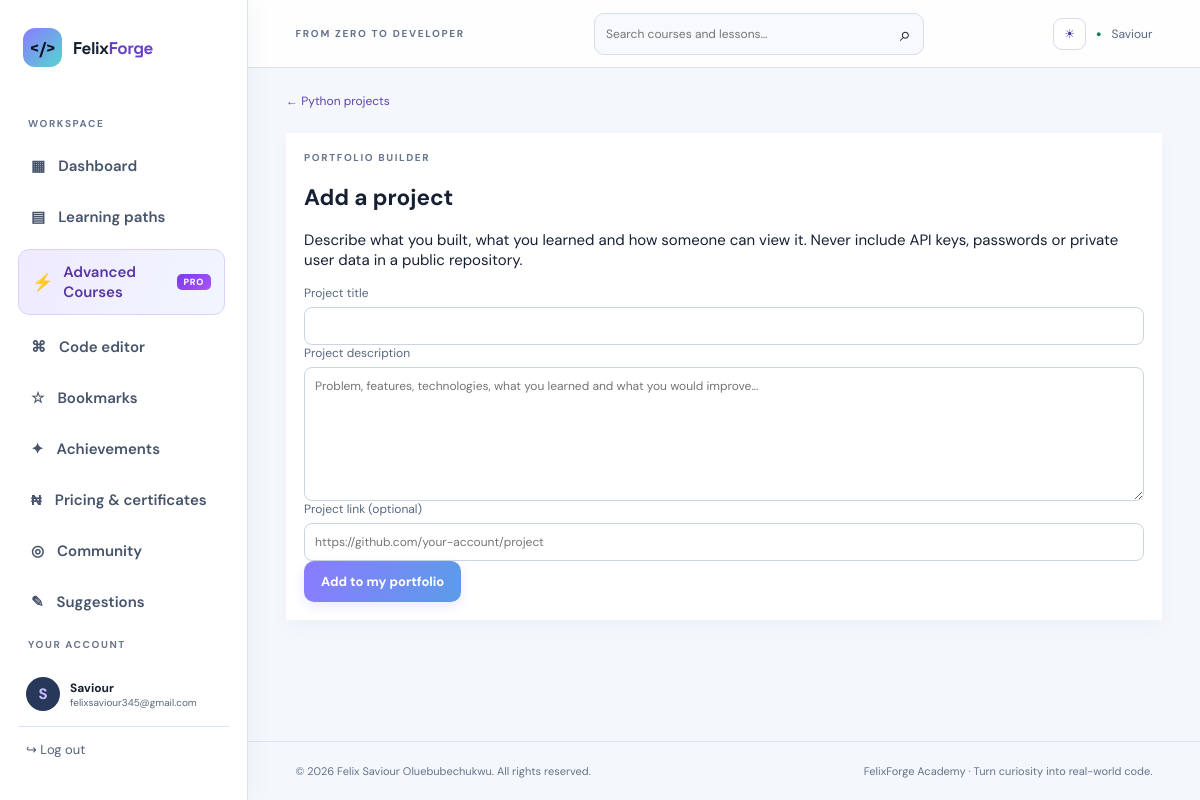
The page /submit-project/python (signed in) on the database its author committed.
### app.py (models this page shows, shortened)
class User(UserMixin, db.Model):
    id = db.Column(db.Integer, primary_key=True)
    username = db.Column(db.String(32), unique=True, nullable=False)
    email = db.Column(db.String(254), unique=True, nullable=False)
    password_hash = db.Column(db.String(255), nullable=False)
    created_at = db.Column(db.DateTime, default=datetime.utcnow)
    projects = db.relationship('Project', backref='owner', cascade='all, delete-orphan')
    progress = db.relationship('Progress', backref='learner', cascade='all, delete-orphan')
    quiz_results = db.relationship('QuizResult', back_populates='learner', cascade='all, delete-orphan')

class Course(db.Model):
    id = db.Column(db.Integer, primary_key=True)
    slug = db.Column(db.String(40), unique=True, nullable=False)
    title = db.Column(db.String(80), nullable=False)
    level = db.Column(db.String(30), default='Beginner')
    description = db.Column(db.Text, default='')
    language = db.Column(db.String(30), nullable=False)
    access_level = db.Column(db.String(20), nullable=False, default='free')
    lessons = db.relationship('Lesson', backref='course', cascade='all, delete-orphan', order_by='Lesson.position')

### app.py (the view, shortened to what this page needs)
@app.route('/submit-project/<slug>',methods=['GET','POST'])
@login_required
def submit_project(slug):
    course=Course.query.filter_by(slug=slug).first_or_404()
    enforce_course_access(course)
    return render_template('submit_project.html',course=course)

### app.py (called while the page is built)
@login_manager.user_loader
def load_user(user_id): return db.session.get(User, int(user_id))

def course_is_premium(course):
    return getattr(course, 'access_level', 'free') == 'premium'

def enforce_course_access(course):
    if course_is_premium(course) and not can_access_advanced_courses():
        abort(403)

@app.before_request
def record_daily_activity():
    if current_user.is_authenticated and request.endpoint not in {'static', 'logout'}:
        today = datetime.utcnow().date()
        activity = UserActivity.query.filter_by(user_id=current_user.id, activity_date=today).first()
        if activity is None:
            db.session.add(UserActivity(user_id=current_user.id, activity_date=today, last_seen_at=datetime.utcnow()))
        try:
            db.session.commit()
        except Exception:
            db.session.rollback()
            app.logger.exception('Could not record learner activity')

### templates/submit_project.html
{% extends 'base.html' %}{% block title %}Add project — FelixForge Academy{% endblock %}{% block content %}<a class="back-link" href="{{ url_for('course_practice',slug=course.slug) }}">← {{ course.title }} projects</a><div class="form-card"><div class="eyebrow">PORTFOLIO BUILDER</div><h1>Add a project</h1><p>Describe what you built, what you learned and how someone can view it. Never include API keys, passwords or private user data in a public repository.</p><form method="post"><input type="hidden" name="csrf_token" value="{{ csrf_token() }}"><label>Project title<input name="title" maxlength="120" required></label><label>Project description<textarea name="description" rows="7" minlength="20" maxlength="4000" required placeholder="Problem, features, technologies, what you learned and what you would improve…"></textarea></label><label>Project link (optional)<input type="url" name="project_url" maxlength="500" placeholder="https://github.com/your-account/project"></label><button class="button">Add to my portfolio</button></form></div>{% endblock %}

### templates/base.html (shortened to what this page needs)
<!doctype html>
<html lang="en">
<head>
<link rel="stylesheet" href="{{ url_for('static',filename='style.css') }}">
</head>
<body>
<div class="shell">
<aside class="sidebar">
<a class="brand" href="{{ url_for('home') }}"><span class="brand-mark">&lt;/&gt;</span><span>Felix<span class="brand-muted">Forge</span></span></a>
<div class="side-label">WORKSPACE</div>
<nav>
<a href="{{ url_for('dashboard') }}" class="nav-link {% if request.endpoint=='dashboard' %}active{% endif %}">▦ <span>Dashboard</span></a>
<a href="{{ url_for('courses') }}" class="nav-link ">▤ <span>Learning paths</span></a>
<a href="{{ url_for('advanced_courses') }}" class="nav-link advanced-nav-link {% if advanced_nav_active %}active{% endif %}"><strong class="advanced-icon">⚡</strong><span>Advanced Courses</span><span class="advanced-badge">PRO</span></a>
<a href="{{ url_for('editor') }}" class="nav-link {% if request.endpoint=='editor' %}active{% endif %}">⌘ <span>Code editor</span></a>
<a href="{{ url_for('bookmarks') }}" class="nav-link">☆ <span>Bookmarks</span></a>
<a href="{{ url_for('achievements') }}" class="nav-link">✦ <span>Achievements</span></a>
<a href="{{ url_for('monetization_plan') }}" class="nav-link {% if request.endpoint=='monetization_plan' %}active{% endif %}">₦ <span>Pricing & certificates</span></a>
<a href="{{ url_for('community') }}" class="nav-link">◎ <span>Community</span></a>
<a href="{{ url_for('suggestions') }}" class="nav-link {% if request.endpoint=='suggestions' %}active{% endif %}">✎ <span>Suggestions</span></a>
<a href="{{ url_for('portfolio') }}" class="nav-link">▣ <span>Portfolio</span></a>
</nav>
<div class="side-bottom"><div class="side-label">YOUR ACCOUNT</div>
<div class="user-mini"><div class="avatar">{{ (current_user.username[0] if current_user.is_authenticated else 'F')|upper }}</div><div><b>{{ current_user.username if current_user.is_authenticated else 'Guest learner' }}</b><small>{{ current_user.email if current_user.is_authenticated else 'Start learning today' }}</small></div></div>
{% if current_user.is_authenticated %}<form method="post" action="{{ url_for('logout') }}"><input type="hidden" name="csrf_token" value="{{ csrf_token() }}"><button class="logout-link">↪ Log out</button></form>{% else %}<a class="logout-link" href="{{ url_for('login') }}">↪ Log in</a>{% endif %}
</div>
</aside>
<main class="main">
<header class="topbar"><div class="mobile-brand">&lt;/&gt; FelixForge Academy</div><div class="crumb">FROM ZERO TO DEVELOPER</div>
<form class="global-search" action="{{ url_for('search') }}" method="get"><input name="q" type="search" placeholder="Search courses and lessons…" aria-label="Search courses and lessons"><button aria-label="Search">⌕</button></form>
<div class="top-actions"><button type="button" class="theme-toggle" id="themeToggle" aria-label="Toggle colour theme" aria-pressed="false">◐</button>
{% if current_user.is_authenticated %}<span class="online-dot">●</span><span class="top-user"><a href="{{ url_for('profile') }}">{{ current_user.username }}</a></span>{% else %}<a class="button button-small" href="{{ url_for('login') }}">Log in</a>{% endif %}</div>
</header>
<section class="page">{% block content %}{% endblock %}</section>
<footer>© {{ year }} Felix Saviour Oluebubechukwu. All rights reserved. <span>FelixForge Academy · Turn curiosity into real-world code.</span></footer>
</main></div>
</body></html>

### rows shown on the page
User: username "S", username "Saviour", email "felixsaviour345@gmail.com"
Course: title "Python"
